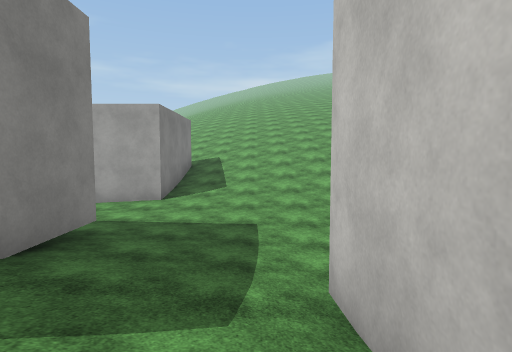
[1] (above)

14 first-person views from a walk through a Unity game level. The camera is 1.4 m above the floor, tilts 4° down and sees 80° across. The floor is counted in squares, 2 m on a side. Each view is taken from the middle of a square. On the plan, view 1 faces up. The plan holds only what a view shows up to about 10 squares ahead; the rest is blank. The place goes on beyond the plan. The player is left out. Some surface patterns are stand-ins.

[2]
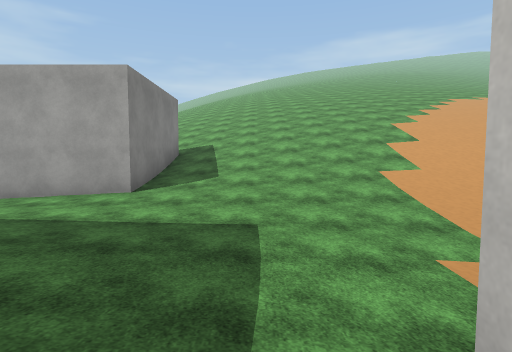

[3]
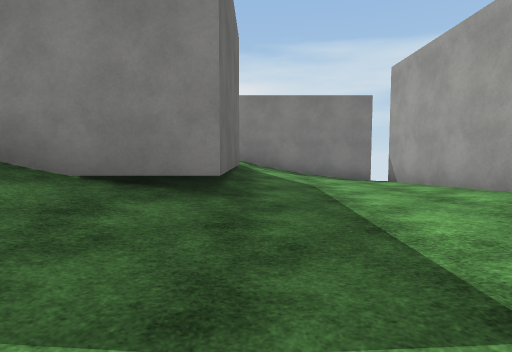

[4]
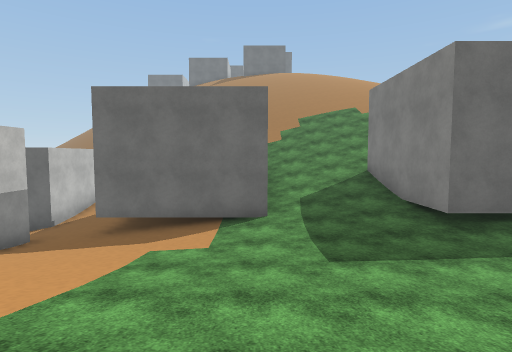

[5]
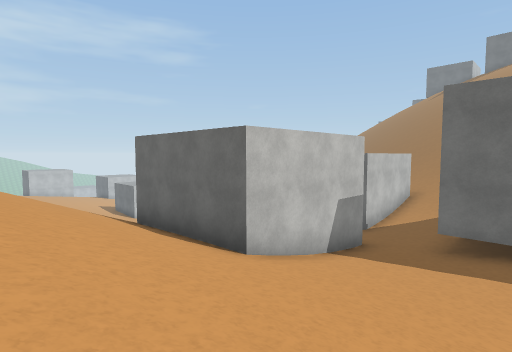

[6]
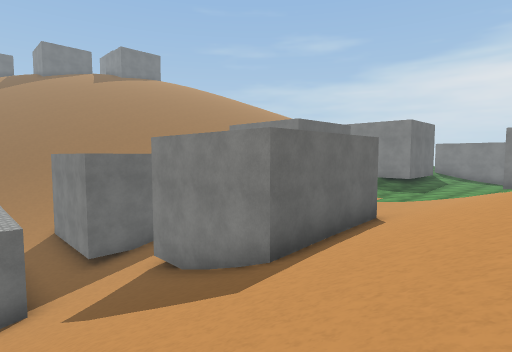

[7]
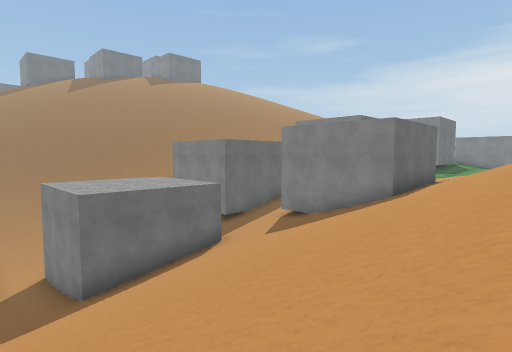

[8]
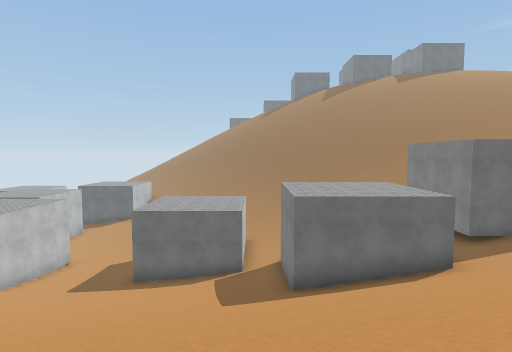

[9]
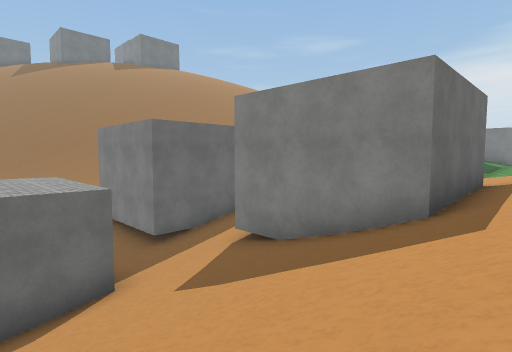

[10]
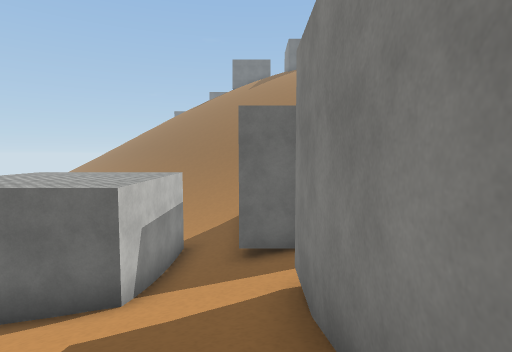

[11]
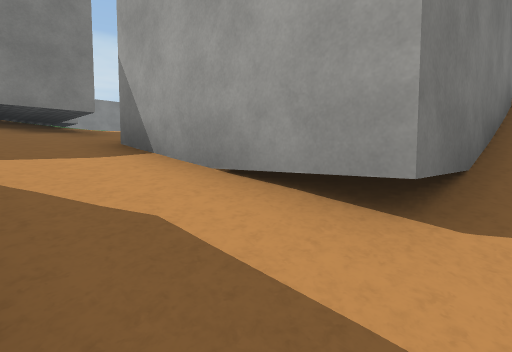

[12]
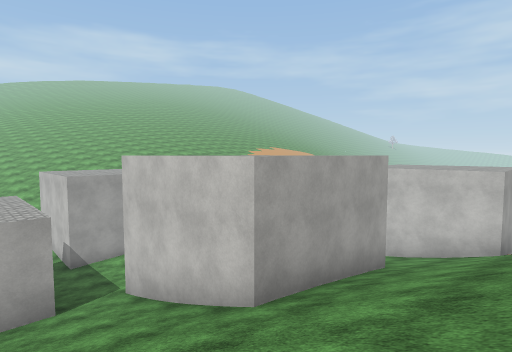

[13]
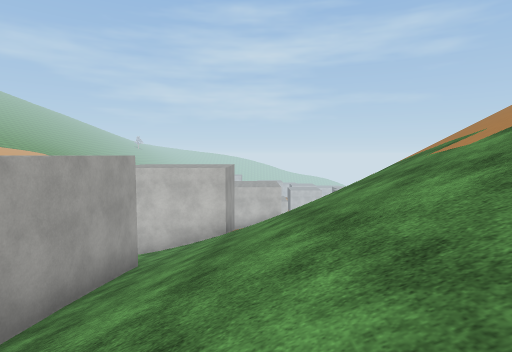

[14]
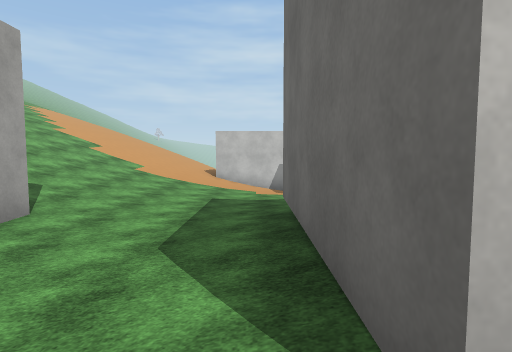

### Floor plan
Key: @ floor where view 1 was taken; # wall or solid block; . main floor; : floor 0.75 m higher than the main floor; - floor 1 m lower than the main floor; + floor 1.5 m higher than the main floor; _ floor 1.75 m lower than the main floor; < floor 2.5 m lower than the main floor; ( floor 3.25 m lower than the main floor; ! floor 5.75 m lower than the main floor; ? floor 6.5 m lower than the main floor; / step, stairs or slope.
Columns run from 9 left of view 1 to 19 right of it. Each row starts with its distance up from view 1.
 10    #  #+/////////////////////
  9   .####:::++////////////////
  8  #......::::::://///////////
  7  #..............####/////////
  6  #..............#  #/////////
  5 ##::::..........#  #/////////
  4 +++####:......--#  #/////////
  3 ///#  #::.####--####/////////
  2  //#  #///#  #--___<</#####//
  1  //####///#   --___<((#   #/!
  0  ////////@#   //_####(#   #!!
 -1  /////////###       #(#   #!
 -2 /////////           #//   !?
 -3  ///////             //
 -4   //////
 -5    /////
 -6     /////
 -7       ////
 -8        ///

Positions as (right, up) in squares from view 1, and headings:
1: (0, 0), facing up
2: (0, 2), facing up
3: (1, 5), facing left
4: (1, 10), facing down
5: (3, 10), facing down-right
6: (14, 10), facing down-left
7: (19, 10), facing down-left
8: (18, 10), facing down
9: (15, 8), facing down-left
10: (11, 7), facing down
11: (11, 1), facing up-left
12: (-9, -2), facing up-right
13: (-9, -2), facing right
14: (-7, 5), facing right
